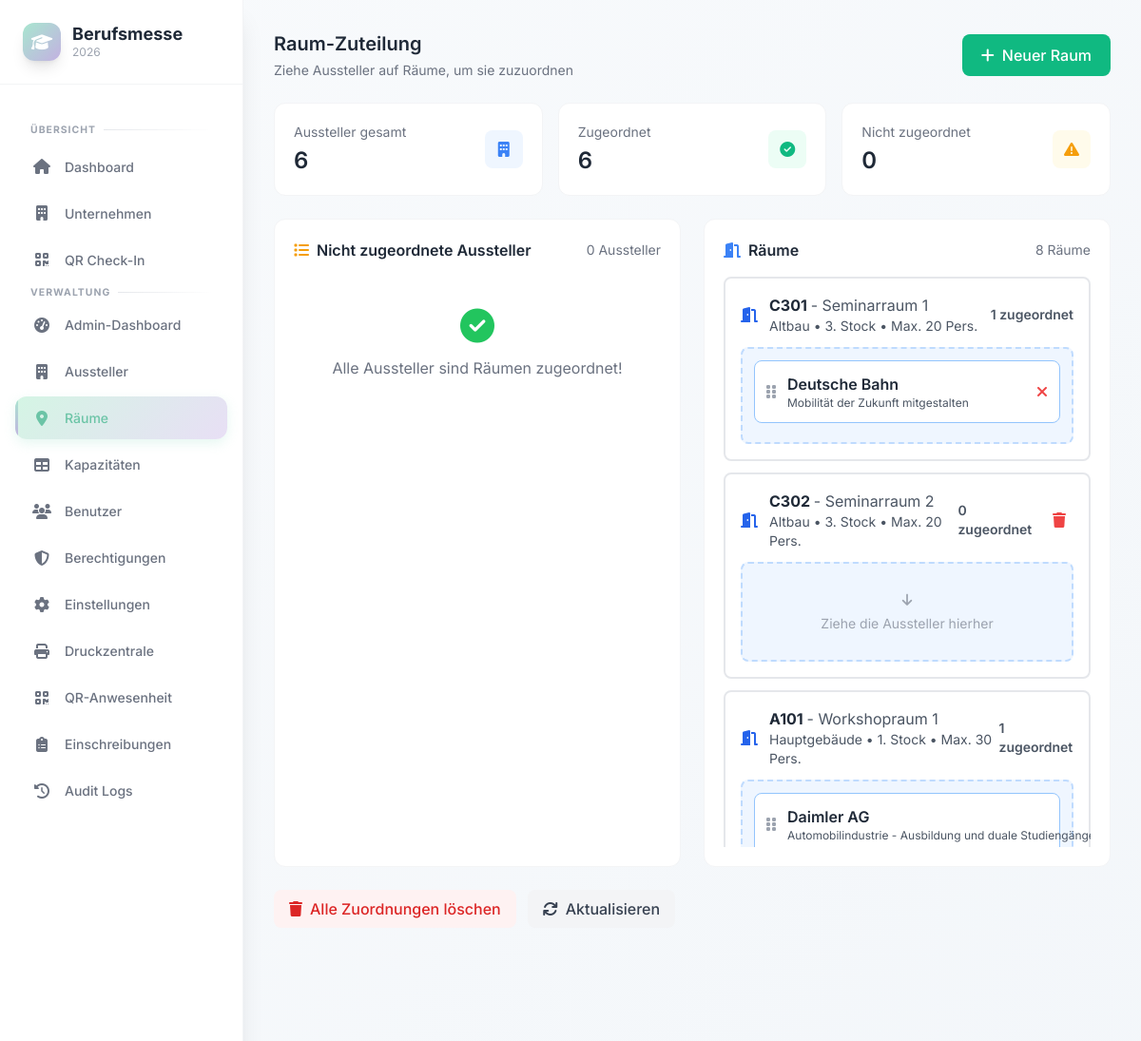
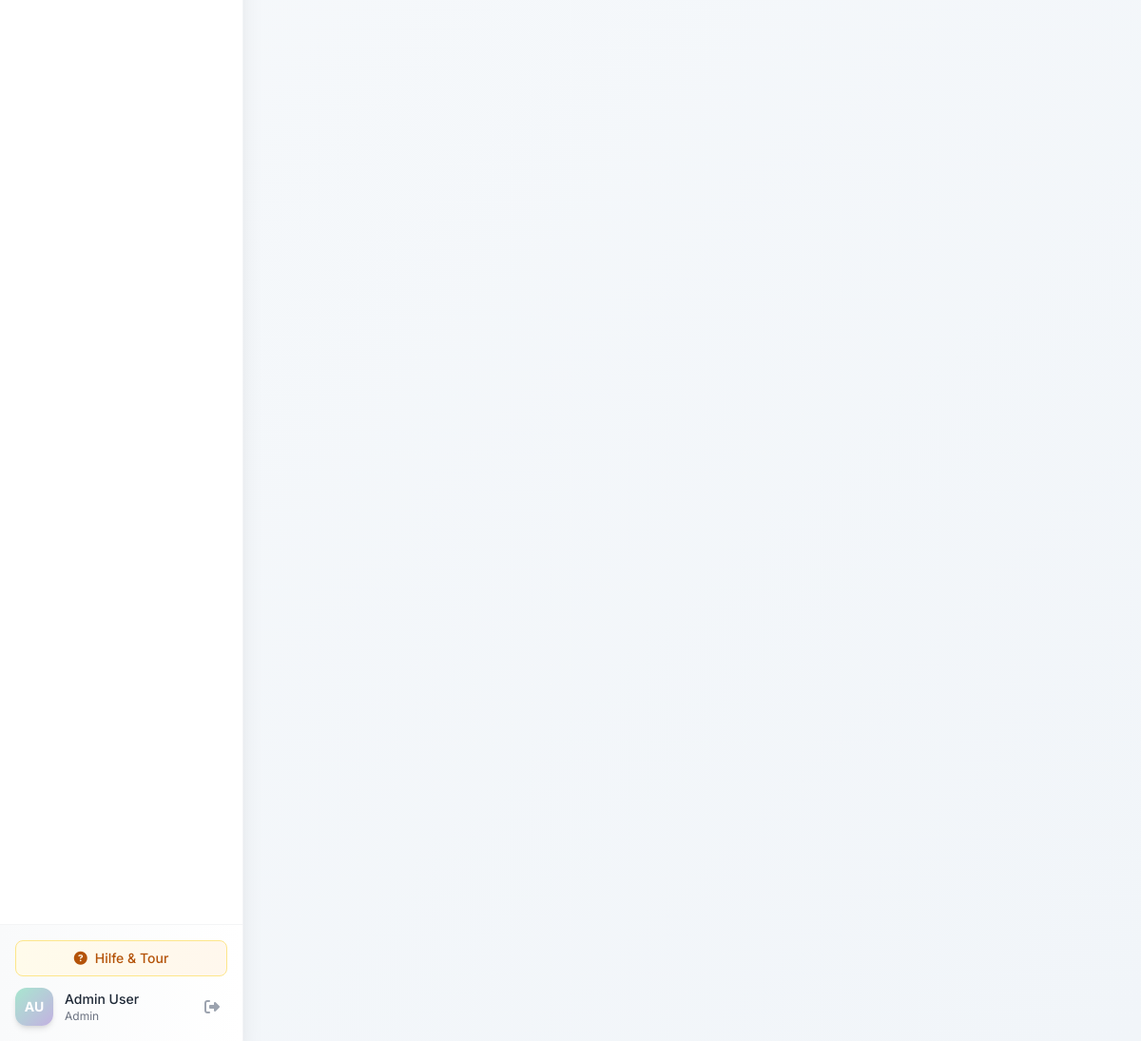
The app's page /index.php?page=admin-rooms (signed in) with its own data (2 pictures, top to bottom).
### tables this page shows
CREATE TABLE IF NOT EXISTS `rooms` (
  `id` int(11) NOT NULL AUTO_INCREMENT,
  `room_number` varchar(50) NOT NULL,
  `room_name` varchar(100) DEFAULT NULL,
  `building` varchar(50) DEFAULT NULL,
  `capacity` int(11) DEFAULT 30,
  `floor` int(11) DEFAULT NULL,
  `created_at` timestamp NOT NULL DEFAULT current_timestamp(),
  PRIMARY KEY (`id`)
);

CREATE TABLE IF NOT EXISTS `exhibitors` (
  `id` int(11) NOT NULL AUTO_INCREMENT,
  `name` varchar(255) NOT NULL,
  `description` text DEFAULT NULL,
  `short_description` varchar(500) DEFAULT NULL,
  `category` varchar(100) DEFAULT NULL,
  `logo` varchar(255) DEFAULT NULL,
  `contact_person` varchar(255) DEFAULT NULL,
  `email` varchar(255) DEFAULT NULL,
  `phone` varchar(50) DEFAULT NULL,
  `website` varchar(255) DEFAULT NULL,
  `total_slots` int(11) DEFAULT 25,
  `room_id` int(11) DEFAULT NULL,
  `active` tinyint(1) DEFAULT 1,
  `created_at` timestamp NOT NULL DEFAULT current_timestamp(),
  `updated_at` timestamp NOT NULL DEFAULT current_timestamp() ON UPDATE current_timestamp(),
  PRIMARY KEY (`id`),
  KEY `fk_exhibitor_room` (`room_id`)
);

### pages/admin-rooms.php (the view, shortened to what this page needs)
<?php
$stmt = $db->query("SELECT * FROM rooms ORDER BY building, floor, room_number");
$rooms = $stmt->fetchAll();
$stmt = $db->query("
    SELECT
        e.*,
        r.room_number,
        r.room_name,
        r.building
    FROM exhibitors e
    LEFT JOIN rooms r ON e.room_id = r.id
    WHERE e.active = 1
    ORDER BY e.name
");
$exhibitors = $stmt->fetchAll();
$assignedExhibitors = [];
$unassignedExhibitors = [];
foreach ($exhibitors as $ex) {
    if ($ex['room_id']) {
        if (!isset($assignedExhibitors[$ex['room_id']])) {
            $assignedExhibitors[$ex['room_id']] = [];
        }
        $assignedExhibitors[$ex['room_id']][] = $ex;
    } else {
        $unassignedExhibitors[] = $ex;
    }
}
?>
<div class="space-y-6">
    <div class="flex items-center justify-between">
        <div>
            <h2 class="text-xl font-semibold text-gray-800">Raum-Zuteilung</h2>
            <p class="text-sm text-gray-500 mt-1">Ziehe Aussteller auf Räume, um sie zuzuordnen</p>
        </div>
        <button onclick="openAddRoomModal()" class="px-5 py-2.5 bg-emerald-500 text-white rounded-lg hover:bg-emerald-600 transition font-medium flex items-center gap-2">
            <i class="fas fa-plus"></i>
            Neuer Raum
        </button>
    </div>
    <div class="grid grid-cols-1 md:grid-cols-3 gap-4">
        <div class="bg-white rounded-xl p-5 border border-gray-100">
            <div class="flex items-center justify-between">
                <div>
                    <p class="text-gray-500 text-sm mb-1">Aussteller gesamt</p>
                    <p class="text-2xl font-semibold text-gray-800"><?php echo count($exhibitors); ?></p>
                </div>
                <div class="w-10 h-10 rounded-lg bg-blue-50 flex items-center justify-center">
                    <i class="fas fa-building text-blue-500"></i>
                </div>
            </div>
        </div>
        <div class="bg-white rounded-xl p-5 border border-gray-100">
            <div class="flex items-center justify-between">
                <div>
                    <p class="text-gray-500 text-sm mb-1">Zugeordnet</p>
                    <p class="text-2xl font-semibold text-gray-800"><?php echo count($exhibitors) - count($unassignedExhibitors); ?></p>
                </div>
                <div class="w-10 h-10 rounded-lg bg-emerald-50 flex items-center justify-center">
                    <i class="fas fa-check-circle text-emerald-500"></i>
                </div>
            </div>
        </div>
        <div class="bg-white rounded-xl p-5 border border-gray-100">
            <div class="flex items-center justify-between">
                <div>
                    <p class="text-gray-500 text-sm mb-1">Nicht zugeordnet</p>
                    <p class="text-2xl font-semibold text-gray-800"><?php echo count($unassignedExhibitors); ?></p>
                </div>
                <div class="w-10 h-10 rounded-lg bg-amber-50 flex items-center justify-center">
                    <i class="fas fa-exclamation-triangle text-amber-500"></i>
                </div>
            </div>
        </div>
    </div>
    <div class="grid grid-cols-1 lg:grid-cols-2 gap-6">
        <div class="bg-white rounded-xl p-5 border border-gray-100">
            <h3 class="text-base font-semibold text-gray-800 mb-4 flex items-center">
                <i class="fas fa-list text-amber-500 mr-2"></i>
                Nicht zugeordnete Aussteller
                <span class="ml-auto text-sm font-normal text-gray-500">
                    <?php echo count($unassignedExhibitors); ?> Aussteller
                </span>
            </h3>
            <div id="unassignedList" class="space-y-3 min-h-[200px]">
                <?php if (empty($unassignedExhibitors)): ?>
                    <div class="text-center py-8 text-gray-500">
                        <i class="fas fa-check-circle text-4xl mb-3 text-green-500"></i>
                        <p>Alle Aussteller sind Räumen zugeordnet!</p>
                    </div>
                <?php endif; ?>
            </div>
        </div>
        <div class="bg-white rounded-xl p-5 border border-gray-100">
            <h3 class="text-base font-semibold text-gray-800 mb-4 flex items-center">
                <i class="fas fa-door-open text-blue-500 mr-2"></i>
                Räume
                <span class="ml-auto text-sm font-normal text-gray-500">
                    <?php echo count($rooms); ?> Räume
                </span>
            </h3>
            <div id="roomsList" class="space-y-3 max-h-[600px] overflow-y-auto">
                <?php foreach ($rooms as $room): ?>
                    <div class="room-container border-2 border-gray-200 rounded-lg p-4 hover:border-blue-500 transition"
                         data-room-id="<?php echo $room['id']; ?>">
                        <div class="flex items-center justify-between mb-3">
                            <div class="flex items-center">
                                <i class="fas fa-door-open text-blue-600 mr-3"></i>
                                <div>
                                    <h4 class="font-bold text-gray-800">
                                        <?php echo htmlspecialchars($room['room_number']); ?>
                                        <?php if ($room['room_name']): ?>
                                            <span class="text-gray-600 font-normal">- <?php echo htmlspecialchars($room['room_name']); ?></span>
                                        <?php endif; ?>
                                    </h4>
                                    <p class="text-sm text-gray-600">
                                        <?php echo htmlspecialchars($room['building']); ?>
                                        <?php if ($room['floor']): ?>
                                            • <?php echo $room['floor']; ?>. Stock
                                        <?php endif; ?>
                                        • Max. <?php echo $room['capacity']; ?> Pers.
                                    </p>
                                </div>
                            </div>
                            <div class="flex items-center gap-3">
                                <span class="text-sm font-semibold text-gray-600">
                                    <?php echo isset($assignedExhibitors[$room['id']]) ? count($assignedExhibitors[$room['id']]) : 0; ?> zugeordnet
                                </span>
                                <?php if (!isset($assignedExhibitors[$room['id']]) || count($assignedExhibitors[$room['id']]) === 0): ?>
                                    <button onclick="deleteRoom(<?php echo $room['id']; ?>, '<?php echo htmlspecialchars($room['room_number'], ENT_QUOTES); ?>')"
                                            class="text-red-500 hover:text-red-700 transition px-2 py-1 rounded hover:bg-red-50"
                                            title="Raum löschen">
                                        <i class="fas fa-trash"></i>
                                    </button>
                                <?php endif; ?>
                            </div>
                        </div>
                        <div class="room-dropzone min-h-[80px] bg-blue-50 border-2 border-dashed border-blue-200 rounded-lg p-3"
                             data-room-id="<?php echo $room['id']; ?>">
                            <?php if (isset($assignedExhibitors[$room['id']])): ?>
                                <?php foreach ($assignedExhibitors[$room['id']] as $ex): ?>
                                    <div class="exhibitor-card p-3 bg-white rounded-lg border border-blue-300 mb-2 cursor-move hover:shadow-md transition"
                                         draggable="true"
                                         data-id="<?php echo $ex['id']; ?>"
                                         data-name="<?php echo htmlspecialchars($ex['name']); ?>"
                                         data-room-id="<?php echo $room['id']; ?>">
                                        <div class="flex items-center justify-between">
                                            <div class="flex items-center flex-1">
                                                <i class="fas fa-grip-vertical text-gray-400 mr-3"></i>
                                                <div class="flex-1 min-w-0">
                                                    <h5 class="font-semibold text-gray-800 truncate"><?php echo htmlspecialchars($ex['name']); ?></h5>
                                                    <p class="text-xs text-gray-600 truncate"><?php echo htmlspecialchars($ex['short_description']); ?></p>
                                                </div>
                                            </div>
                                            <button onclick="removeAssignment(<?php echo $ex['id']; ?>)"
                                                    class="ml-2 text-red-500 hover:text-red-700 transition" title="Zuordnung entfernen">
                                                <i class="fas fa-times"></i>
                                            </button>
                                        </div>
                                    </div>
                                <?php endforeach; ?>
                            <?php else: ?>
                                <p class="text-center text-gray-400 text-sm py-4">
                                    <i class="fas fa-arrow-down mb-2"></i><br>
                                    Ziehe die Aussteller hierher
                                </p>
                            <?php endif; ?>
                        </div>
                    </div>
                <?php endforeach; ?>
            </div>
        </div>
    </div>
    <div class="flex flex-wrap gap-3">
        <button onclick="clearAllAssignments()" class="px-4 py-2 bg-red-50 text-red-600 rounded-lg hover:bg-red-100 transition font-medium">
            <i class="fas fa-trash mr-2"></i>Alle Zuordnungen löschen
        </button>
        <button onclick="location.reload()" class="px-4 py-2 bg-gray-100 text-gray-700 rounded-lg hover:bg-gray-200 transition font-medium">
            <i class="fas fa-sync mr-2"></i>Aktualisieren
        </button>
    </div>
</div>

### assets/css/design-system.css (style rules this page uses)
:root { --color-mint: #a8e6cf; --color-mint-light: #d4f5e4; --color-mint-dark: #6bc4a6; --color-lavender: #c3b1e1; --color-lavender-light: #e8dff5; --color-lavender-dark: #9b7fc7; --color-peach: #ffb7b2; --color-peach-light: #ffdad8; --color-peach-dark: #e8918a; --color-sky: #b5deff; --color-sky-light: #dceeff; --color-sky-dark: #7fc4ff; --color-butter: #fff3b0; --color-butter-light: #fff9d9; --color-butter-dark: #f5e080; --color-rose: #ffc8dd; --color-rose-light: #ffe4ee; --color-rose-dark: #ffafc7; --color-white: #ffffff; --color-gray-50: #f9fafb; --color-gray-100: #f3f4f6; --color-gray-200: #e5e7eb; --color-gray-300: #d1d5db; --color-gray-400: #9ca3af; --color-gray-500: #6b7280; --color-gray-600: #4b5563; --color-gray-700: #374151; --color-gray-800: #1f2937; --color-gray-900: #111827; --color-success: #a8e6cf; --color-success-dark: #4ade80; --color-warning: #fff3b0; --color-warning-dark: #fbbf24; --color-error: #ffb7b2; --color-error-dark: #f87171; --color-info: #b5deff; --color-info-dark: #60a5fa; --space-xs: 0.25rem; --space-sm: 0.5rem; --space-md: 1rem; --space-lg: 1.5rem; --space-xl: 2rem; --space-2xl: 3rem; --space-3xl: 4rem; --radius-sm: 0.375rem; --radius-md: 0.5rem; --radius-lg: 0.75rem; --radius-xl: 1rem; --radius-2xl: 1.5rem; --radius-full: 9999px; --shadow-xs: 0 1px 2px 0 rgb(0 0 0 / 0.05); --shadow-sm: 0 1px 3px 0 rgb(0 0 0 / 0.1), 0 1px 2px -1px rgb(0 0 0 / 0.1); --shadow-md: 0 4px 6px -1px rgb(0 0 0 / 0.1), 0 2px 4px -2px rgb(0 0 0 / 0.1); --shadow-lg: 0 10px 15px -3px rgb(0 0 0 / 0.1), 0 4px 6px -4px rgb(0 0 0 / 0.1); --shadow-xl: 0 20px 25px -5px rgb(0 0 0 / 0.1), 0 8px 10px -6px rgb(0 0 0 / 0.1); --shadow-glow-mint: 0 0 20px rgba(168, 230, 207, 0.4); --shadow-glow-lavender: 0 0 20px rgba(195, 177, 225, 0.4); --shadow-glow-peach: 0 0 20px rgba(255, 183, 178, 0.4); --transition-fast: 150ms cubic-bezier(0.4, 0, 0.2, 1); --transition-normal: 250ms cubic-bezier(0.4, 0, 0.2, 1); --transition-slow: 350ms cubic-bezier(0.4, 0, 0.2, 1); --transition-bounce: 500ms cubic-bezier(0.68, -0.55, 0.265, 1.55); --sidebar-width: 16rem; --sidebar-collapsed-width: 4.5rem; --header-height: 4rem; }
* { margin: 0; padding: 0; box-sizing: border-box; }
html { scroll-behavior: smooth; }
body { font-family: 'Inter', system-ui, -apple-system, BlinkMacSystemFont, 'Segoe UI', Roboto, sans-serif; color: var(--color-gray-800); background-color: var(--color-gray-50); line-height: 1.5; -webkit-font-smoothing: antialiased; -moz-osx-font-smoothing: grayscale; }

### index.php (style rules this page uses)
:root { --color-pastel-mint: #a8e6cf; --color-pastel-mint-light: #d4f5e4; --color-pastel-lavender: #c3b1e1; --color-pastel-lavender-light: #e8dff5; --color-pastel-peach: #ffb7b2; --color-pastel-peach-light: #ffdad8; --color-pastel-sky: #b5deff; --color-pastel-sky-light: #dceeff; --color-pastel-butter: #fff3b0; --color-pastel-rose: #ffc8dd; --color-primary: var(--color-pastel-mint); --color-primary-dark: #6bc4a6; --color-secondary: var(--color-pastel-lavender); --color-accent: var(--color-pastel-peach); --color-text-main: #1f2937; --color-text-muted: #6b7280; --color-border: #e5e7eb; --color-bg: #f9fafb; --sidebar-bg: #ffffff; --sidebar-text: #6b7280; --sidebar-text-active: #6bc4a6; --sidebar-hover: #f3f4f6; --sidebar-active-bg: #d4f5e4; --sidebar-width: 16rem; }
body { font-family: 'Inter', system-ui, -apple-system, sans-serif; color: var(--color-text-main); background: linear-gradient(135deg, #f8fafc 0%, #f1f5f9 100%); min-height: 100vh; }

### pages/admin-rooms.php (style rules this page uses)
.exhibitor-card { touch-action: none; }
.room-dropzone { transition: background-color 0.3s; }

### records on screen
rooms: room_number "C301", room_name "Seminarraum 1", building "Altbau", floor "3", capacity "20", id "1"
exhibitors: name "Deutsche Bahn", short_description "Mobilität der Zukunft mitgestalten"
rooms: room_number "C302", room_name "Seminarraum 2", building "Altbau", floor "3", capacity "20", shows "Ziehe die Aussteller hierher"
rooms: room_number "A101", room_name "Workshopraum 1", building "Hauptgebäude", floor "1", capacity "30", id "1"
exhibitors: name "Daimler AG", short_description "Automobilindustrie - Ausbildung und duale…"

### other values on screen
$_SESSION['firstname'] . ' ' . $_SESSION['lastname'] "Admin User"
$_SESSION['role'] "Admin"
count($exhibitors) "6"
count($exhibitors) - count($unassignedExhibitors) "6"
count($unassignedExhibitors) "0"
count($rooms) "8"
